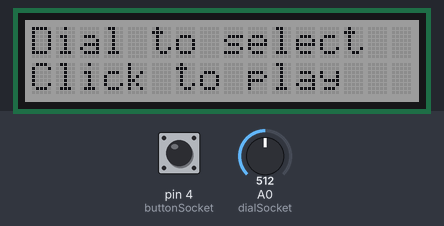
Bench run of a sketch on a simulated Arduino Uno, built with avr-gcc and run on an emulated ATmega328P. Shown: 16×2 character LCD. The inputs (shaded band) are chosen by the test bench; at power-on: pin 4 (buttonSocket) LOW, A0 (dialSocket) = 512. Random numbers use the default seed unless the sketch sets one.

Above: at 0.8 s.
0.9 s: pin 4 (buttonSocket) pulled HIGH for 0.15 s
At 2.1 s:
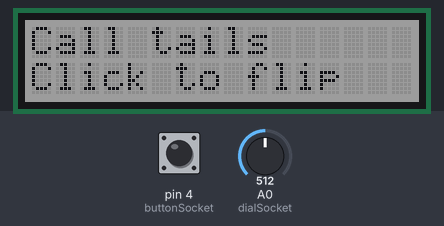
2.5 s: A0 (dialSocket) set to 500
At 3.7 s:
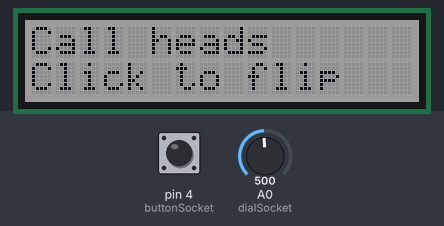
4.0 s: pin 4 (buttonSocket) pulled HIGH for 1 s
At 6.1 s:
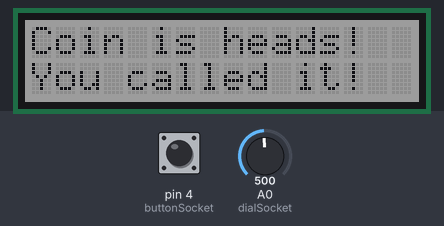
8.0 s: pin 4 (buttonSocket) pulled HIGH for 3.2 s
At 11.7 s:
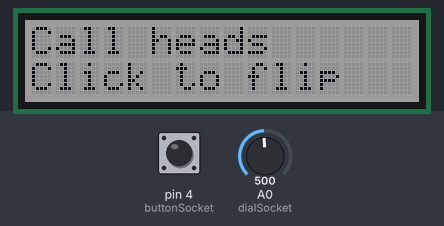
12.7 s: pin 4 (buttonSocket) pulled HIGH for 0.15 s
At 15.2 s:
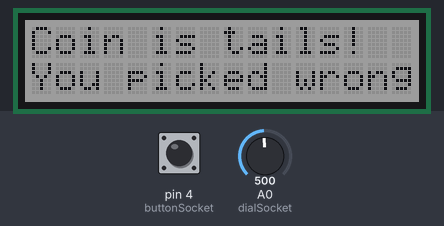
Timing chart, 0 to 16.7 s (numbered marks = the images above; inputs shaded):
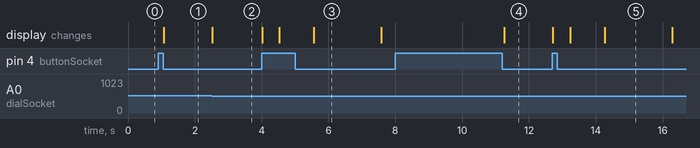

The sketch:

L_09_C_07.ino
```cpp
#include <Wire.h>
#include "rgb_lcd.h"
const int buttonSocket = 4;
const int dialSocket = A0;

rgb_lcd lcd;
const int colorR = 128;
const int colorG = 128;
const int colorB = 128;

int flip;
int dialReading = -1;
String pick;
int score = 0;

void setup() {
  // put your setup code here, to run once:
  pinMode(buttonSocket, INPUT);
  pinMode(dialSocket, INPUT);
  lcd.begin(16, 2);
  lcd.setRGB(colorR, colorG, colorB);
  randomSeed(analogRead(A3));
  lcd.setCursor(0,0);
  lcd.print("Dial to select");
  lcd.setCursor(0, 1);
  lcd.print("Click to play");
  while(not digitalRead(buttonSocket)){

  }
  while(digitalRead(buttonSocket)){
    delay(50);
  }
}

void loop() {
  // put your main code here, to run repeatedly:
  while(not digitalRead(buttonSocket)){
    if(analogRead(dialSocket)/512 != dialReading){
      dialReading = analogRead(dialSocket)/512;
      lcd.clear();
      lcd.setCursor(0, 0);
      if(dialReading == 0){
        lcd.print("Call heads");
        pick = "Heads";
      }
      else{
        lcd.print("Call tails");
        pick = "Tails";
      }
      lcd.setCursor(0, 1);
      lcd.print("Click to flip");
    }
  }
  lcd.clear();
  lcd.setCursor(0, 0);
  lcd.print("You picked " + pick);
  delay(500);
  lcd.setCursor(0, 1);
  lcd.print("flipping...");
  delay(1000);
  lcd.clear();
  lcd.setCursor(0, 0);
  flip = random(0, 2);
  if(flip == 0){
    lcd.print("Coin is heads!");
  }
  else{
    lcd.print("Coin is tails!");
  }
  lcd.setCursor(0, 1);
  if(dialReading == flip){
    lcd.print("You called it!");
    score++;
  }
  else{
    lcd.print("You picked wrong!");
    score--;
  }
  delay(2000);
  lcd.clear();
  lcd.setCursor(0, 0);
  lcd.print("Score: "+ String(score));
  lcd.setCursor(0, 1);
  lcd.print("Click to replay");
  while(not digitalRead(buttonSocket)){
    delay(50);
  }
  while(digitalRead(buttonSocket)){
    delay(50);
  }
  dialReading = -1;

}
```

Measured:
- the behaviour switches between 512 and 511 on A0 (dialSocket) (found by bisection; images 1 and 2)
- after the input at 0.9 s, the display: changes after 0.18 s (image 1)
- after the input at 2.5 s, the display: changes at once (image 2)
- after the input at 4.0 s, the display: first changes at once (image 3 shows a later state)
- after the input at 8.0 s, the display: changes after 3.3 s (image 4)
- after the input at 12.7 s, the display: first changes at once (image 5 shows a later state)
- what the display in image 3 shows lasts 2.0 s, from 5.6 s to 7.6 s
